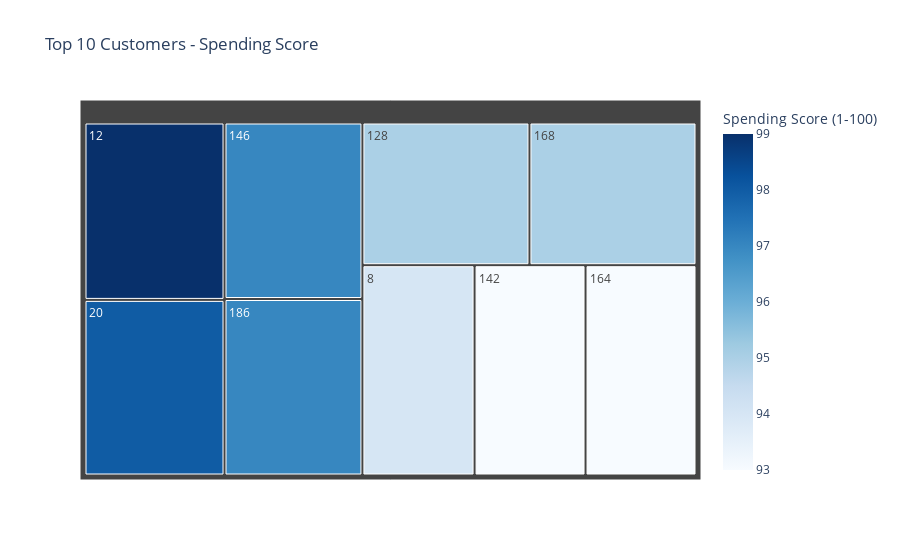
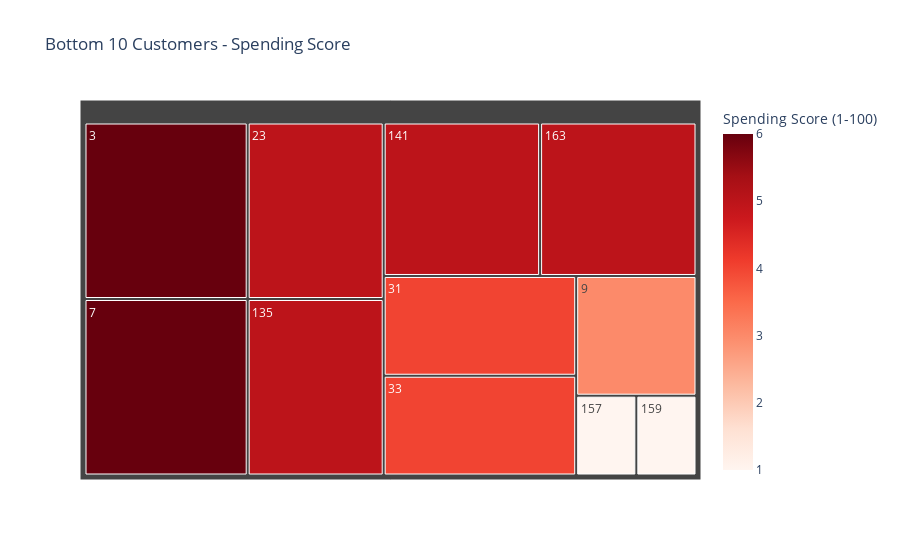

The notebook cell these images were saved under, in order:
### Markdown cell above
#### **Customer Ranking:**

Rank customers based on their spending scores and identify the top and bottom customers using Tree map

### Code cell
import pandas as pd
import plotly.express as px



# Rank customers based on spending scores
df['Rank'] = df['Spending Score (1-100)'].rank(ascending=False)

# Get the top and bottom 10 customers
top_10_customers = df[df['Rank'] <= 10]
bottom_10_customers = df[df['Rank'] > len(df) - 10]

# Create TreeMap for top 10 customers
fig_top = px.treemap(top_10_customers, path=['CustomerID'], values='Spending Score (1-100)',
                     title='Top 10 Customers - Spending Score',
                     color='Spending Score (1-100)',
                     color_continuous_scale='blues')

# Create TreeMap for bottom 10 customers
fig_bottom = px.treemap(bottom_10_customers, path=['CustomerID'], values='Spending Score (1-100)',
                        title='Bottom 10 Customers - Spending Score',
                        color='Spending Score (1-100)',
                        color_continuous_scale='reds')

# Show the visualizations
fig_top.show()
fig_bottom.show()

### Figure 1 — Plotly figure (JSON) as saved in the notebook; plotly's stock layout.template omitted (floating-point values rounded to 4 significant figures)
{"data": [{"branchvalues": "total", "customdata": [[94], [99], [98], [95], [93], [97], [93], [95], [97]], "domain": {"x": [0, 1], "y": [0, 1]}, "hovertemplate": "labels=%{label}<br>Spending Score (1-100)_sum=%{value}<br>parent=%{parent}<br>id=%{id}<br>Spending Score (1-100)=%{color}<extra></extra>", "ids": ["8", "12", "20", "128", "142", "146", "164", "168", "186"], "labels": ["8", "12", "20", "128", "142", "146", "164", "168", "186"], "marker": {"coloraxis": "coloraxis", "colors": [94, 99, 98, 95, 93, 97, 93, 95, 97]}, "name": "", "parents": ["", "", "", "", "", "", "", "", ""], "type": "treemap", "values": [94, 99, 98, 95, 93, 97, 93, 95, 97]}], "layout": {"coloraxis": {"colorbar": {"title": {"text": "Spending Score (1-100)"}}, "colorscale": [[0, "rgb(247,251,255)"], [0.125, "rgb(222,235,247)"], [0.25, "rgb(198,219,239)"], [0.375, "rgb(158,202,225)"], [0.5, "rgb(107,174,214)"], [0.625, "rgb(66,146,198)"], [0.75, "rgb(33,113,181)"], [0.875, "rgb(8,81,156)"], [1, "rgb(8,48,107)"]]}, "legend": {"tracegroupgap": 0}, "title": {"text": "Top 10 Customers - Spending Score"}}}

### Figure 2 — Plotly figure (JSON) as saved in the notebook; plotly's stock layout.template omitted (floating-point values rounded to 4 significant figures)
{"data": [{"branchvalues": "total", "customdata": [[6], [6], [3], [5], [4], [4], [5], [5], [1], [1], [5]], "domain": {"x": [0, 1], "y": [0, 1]}, "hovertemplate": "labels=%{label}<br>Spending Score (1-100)_sum=%{value}<br>parent=%{parent}<br>id=%{id}<br>Spending Score (1-100)=%{color}<extra></extra>", "ids": ["3", "7", "9", "23", "31", "33", "135", "141", "157", "159", "163"], "labels": ["3", "7", "9", "23", "31", "33", "135", "141", "157", "159", "163"], "marker": {"coloraxis": "coloraxis", "colors": [6, 6, 3, 5, 4, 4, 5, 5, 1, 1, 5]}, "name": "", "parents": ["", "", "", "", "", "", "", "", "", "", ""], "type": "treemap", "values": [6, 6, 3, 5, 4, 4, 5, 5, 1, 1, 5]}], "layout": {"coloraxis": {"colorbar": {"title": {"text": "Spending Score (1-100)"}}, "colorscale": [[0, "rgb(255,245,240)"], [0.125, "rgb(254,224,210)"], [0.25, "rgb(252,187,161)"], [0.375, "rgb(252,146,114)"], [0.5, "rgb(251,106,74)"], [0.625, "rgb(239,59,44)"], [0.75, "rgb(203,24,29)"], [0.875, "rgb(165,15,21)"], [1, "rgb(103,0,13)"]]}, "legend": {"tracegroupgap": 0}, "title": {"text": "Bottom 10 Customers - Spending Score"}}}
